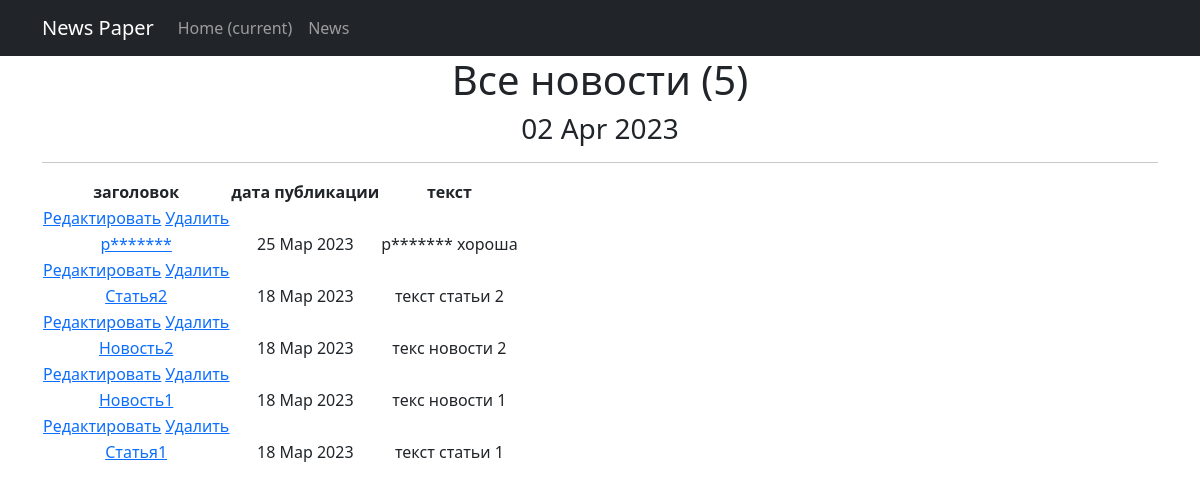
Page /news/ on the committed database.
### news/models.py (models this page shows, shortened)
class Post(models.Model):
    author_post = models.ForeignKey(Author, on_delete=models.CASCADE)
    post_news = models.CharField(max_length=2, choices=POST)
    date_in = models.DateTimeField(auto_now_add=True)
    category = models.ManyToManyField(Category, through='PostCategory')
    title = models.CharField(max_length=50)
    text = models.TextField()
    rating_news = models.IntegerField(default=0)

### news/views.py (the view, shortened to what this page needs)
# urls.py: path('', PostList.as_view()),
class PostList(ListView):
    model = Post
    ordering = '-date_in'
    template_name = 'news.html'
    context_object_name = 'post_news'
    paginate_by = 50
    def get_context_data(self, **kwargs):  # забираем отфильтрованные объекты переопределяя метод get_context_data у наследуемого класса
        context = super().get_context_data(**kwargs)
        context['filter'] = PostFilter(self.request.GET, queryset=self.get_queryset())  #вписываем фильтр в контекст
        context['categories'] = Category.objects.all()
        context['form'] = PostForm()
        return context

### news/templatetags/censor.py (called while the page is built)
@register.filter()
def censor(value):
    for words in censored_words:
        if words in value:
            censor_words = f"p{''.join(['*' for words in range(len(words))])}"
            value = value.replace(words, censor_words)
    return value

### news/templatetags/custom_tags.py (called while the page is built)
@register.simple_tag()
def current_time(format_string='%d %b %Y'):
    return datetime.utcnow().strftime(format_string)

### templates/news.html (shortened to what this page needs)
<!DOCTYPE html>
<html lang="en">
<head>
    <title>{% extends 'flatpages/default.html' %}</title>
{% load censor %}
{% load custom_tags %}
{% block content %}
<body>
<h1>Все новости ({{ post_news.count}})</h1>
<h3>{% current_time '%d %b %Y' %}</h3>
<hr>
{% if post_news %}
    <table>
        <thead>
        <tr>
            <th>заголовок</th>
            <th>дата публикации</th>
            <th>текст</th>
        </tr>
        {% for post in filter.qs %}
        <td>
            <a href="{% url 'post_edit' post.id %}"><u>Редактировать</u></a>
            <a href="{% url 'post_delete' post.id %}"><u> Удалить </u></a>
        </td>
        <tr>
            <td><a href="{% url 'post_detail' post.id %}">{{ post.title|censor}}</a></td>
            <td>{{ post.date_in|date:'d M Y'}}</td>
            <td>{{ post.text|censor|truncatechars:20}}</td>
        </tr>
        {% endfor %}
        </thead>
    </table>
{% else %}
    <h2>новостей нет!</h2>
{% endif %}
{% endblock content %}

### templates/flatpages/default.html (shortened to what this page needs)
        {% load static %}
        {% load censor %}
        {% load custom_tags %}
        <link href="{% static 'css/styles.css' %}" rel="stylesheet" />
    </head>
    <body>
        <nav class="navbar navbar-expand-lg navbar-dark bg-dark static-top">
            <div class="container">
                <a class="navbar-brand" href="#">News Paper</a>
                <div class="collapse navbar-collapse" id="navbarResponsive">
                    <ul class="navbar-nav ml-auto">
                        <li class="nav-item active">
                            <a class="nav-link" href="#">Home
                                <span class="sr-only">(current)</span>
                            </a>
                        </li>
                        <li class="nav-item">
                            <a class="nav-link" href="/news/">News</a>
                        </li>
                    </ul>
                </div>
            </div>
        </nav>
        <div class="container">
            <div class="row">
                <div class="col-lg-12 text-center">
                    {% block content %}{% endblock content %}
                </div>
            </div>
        </div>
    </body>
</html>

### rows in the picture
Post: title|censor "p*******", date_in "25 Мар 2023", text|censor "p******* хороша"
Post: title|censor "Статья2", date_in "18 Мар 2023", text|censor "текст статьи 2"
Post: title|censor "Новость2", date_in "18 Мар 2023", text|censor "текс новости 2"
Post: title|censor "Новость1", date_in "18 Мар 2023", text|censor "текс новости 1"
Post: title|censor "Статья1", date_in "18 Мар 2023", text|censor "текст статьи 1"

### other values in the picture
{{ post_news.count }} "5"
